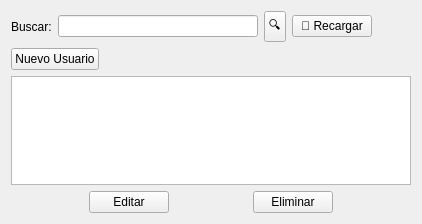
<?xml version="1.0" encoding="UTF-8"?>
<ui version="4.0">
 <class>UsuariosView</class>
 <widget class="QWidget" name="UsuariosView">
  <property name="geometry">
   <rect>
    <x>0</x>
    <y>0</y>
    <width>422</width>
    <height>224</height>
   </rect>
  </property>
  <property name="windowTitle">
   <string>Usuarios</string>
  </property>
  <layout class="QVBoxLayout" name="verticalLayout">
   <item>
    <layout class="QHBoxLayout" name="horizontalLayout_3">
     <property name="sizeConstraint">
      <enum>QLayout::SizeConstraint::SetDefaultConstraint</enum>
     </property>
     <item>
      <widget class="QLabel" name="label_2">
       <property name="text">
        <string>Buscar:</string>
       </property>
      </widget>
     </item>
     <item>
      <widget class="QLineEdit" name="txtBuscarNombre">
       <property name="sizePolicy">
        <sizepolicy hsizetype="Preferred" vsizetype="Fixed">
         <horstretch>0</horstretch>
         <verstretch>0</verstretch>
        </sizepolicy>
       </property>
       <property name="minimumSize">
        <size>
         <width>200</width>
         <height>0</height>
        </size>
       </property>
      </widget>
     </item>
     <item>
      <widget class="QPushButton" name="btnBuscarUsuario">
       <property name="sizePolicy">
        <sizepolicy hsizetype="Fixed" vsizetype="Fixed">
         <horstretch>0</horstretch>
         <verstretch>0</verstretch>
        </sizepolicy>
       </property>
       <property name="minimumSize">
        <size>
         <width>0</width>
         <height>0</height>
        </size>
       </property>
       <property name="mouseTracking">
        <bool>false</bool>
       </property>
       <property name="styleSheet">
        <string notr="true">padding: 4px;</string>
       </property>
       <property name="text">
        <string>🔍</string>
       </property>
      </widget>
     </item>
     <item>
      <widget class="QPushButton" name="btnRecargar">
       <property name="text">
        <string>🔄 Recargar</string>
       </property>
      </widget>
     </item>
     <item>
      <spacer name="horizontalSpacer_2">
       <property name="orientation">
        <enum>Qt::Orientation::Horizontal</enum>
       </property>
       <property name="sizeHint" stdset="0">
        <size>
         <width>40</width>
         <height>20</height>
        </size>
       </property>
      </spacer>
     </item>
    </layout>
   </item>
   <item>
    <layout class="QHBoxLayout" name="horizontalLayout">
     <item>
      <widget class="QPushButton" name="btnNuevoUsuario">
       <property name="text">
        <string>Nuevo Usuario</string>
       </property>
      </widget>
     </item>
     <item>
      <spacer name="horizontalSpacer">
       <property name="orientation">
        <enum>Qt::Orientation::Horizontal</enum>
       </property>
       <property name="sizeHint" stdset="0">
        <size>
         <width>40</width>
         <height>20</height>
        </size>
       </property>
      </spacer>
     </item>
    </layout>
   </item>
   <item>
    <widget class="QTableWidget" name="tblUsuarios"/>
   </item>
   <item>
    <layout class="QHBoxLayout" name="horizontalLayout_2">
     <item>
      <spacer name="horizontalSpacer_3">
       <property name="orientation">
        <enum>Qt::Orientation::Horizontal</enum>
       </property>
       <property name="sizeHint" stdset="0">
        <size>
         <width>40</width>
         <height>20</height>
        </size>
       </property>
      </spacer>
     </item>
     <item>
      <widget class="QPushButton" name="btnEditarUsuario">
       <property name="text">
        <string>Editar</string>
       </property>
      </widget>
     </item>
     <item>
      <spacer name="horizontalSpacer_4">
       <property name="orientation">
        <enum>Qt::Orientation::Horizontal</enum>
       </property>
       <property name="sizeHint" stdset="0">
        <size>
         <width>40</width>
         <height>20</height>
        </size>
       </property>
      </spacer>
     </item>
     <item>
      <widget class="QPushButton" name="btnEliminarUsuario">
       <property name="text">
        <string>Eliminar</string>
       </property>
      </widget>
     </item>
     <item>
      <spacer name="horizontalSpacer_5">
       <property name="orientation">
        <enum>Qt::Orientation::Horizontal</enum>
       </property>
       <property name="sizeHint" stdset="0">
        <size>
         <width>40</width>
         <height>20</height>
        </size>
       </property>
      </spacer>
     </item>
    </layout>
   </item>
  </layout>
 </widget>
 <resources/>
 <connections/>
</ui>
